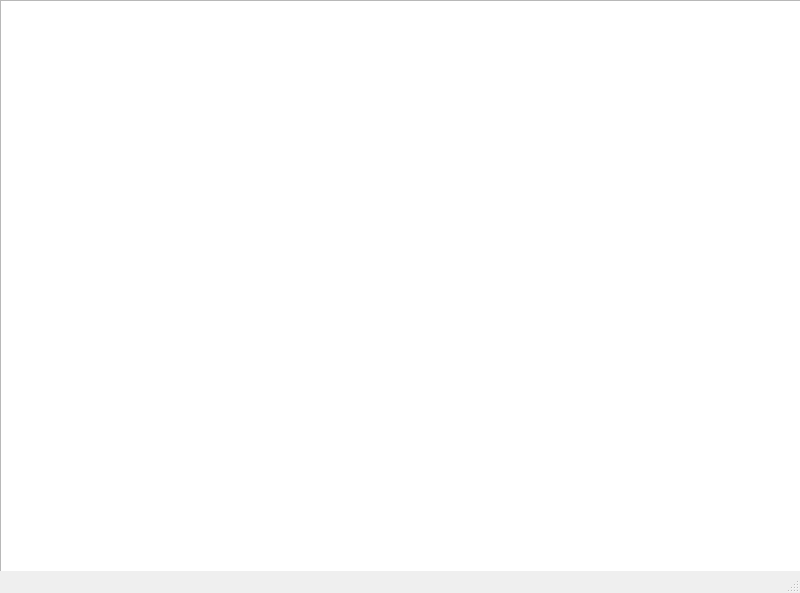
<?xml version="1.0" encoding="UTF-8"?>
<ui version="4.0">
 <class>BattleCity</class>
 <widget class="QMainWindow" name="BattleCity">
  <property name="geometry">
   <rect>
    <x>0</x>
    <y>0</y>
    <width>800</width>
    <height>593</height>
   </rect>
  </property>
  <property name="windowTitle">
   <string>BattleCity</string>
  </property>
  <widget class="QWidget" name="centralwidget">
   <widget class="QGraphicsView" name="graphicsView">
    <property name="geometry">
     <rect>
      <x>0</x>
      <y>0</y>
      <width>801</width>
      <height>581</height>
     </rect>
    </property>
   </widget>
  </widget>
  <widget class="QMenuBar" name="menubar">
   <property name="geometry">
    <rect>
     <x>0</x>
     <y>0</y>
     <width>800</width>
     <height>22</height>
    </rect>
   </property>
  </widget>
  <widget class="QStatusBar" name="statusbar"/>
 </widget>
 <resources/>
 <connections/>
</ui>
